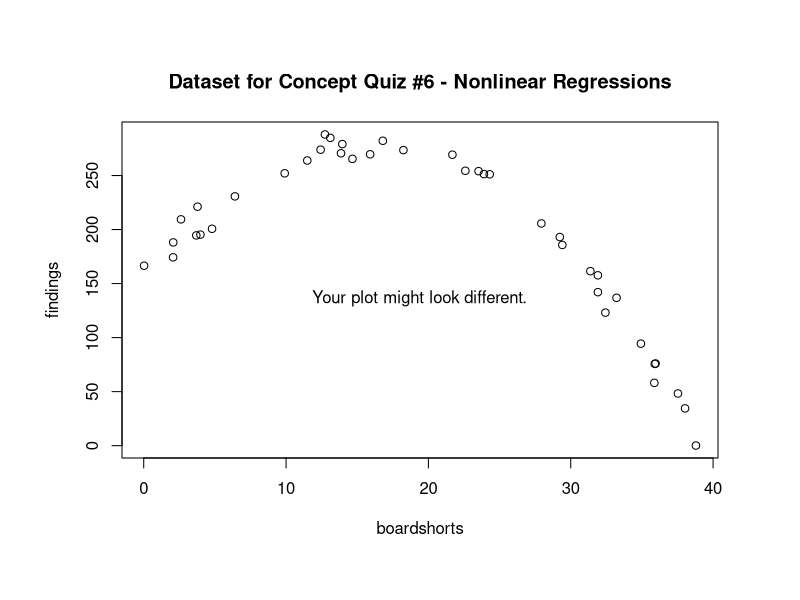
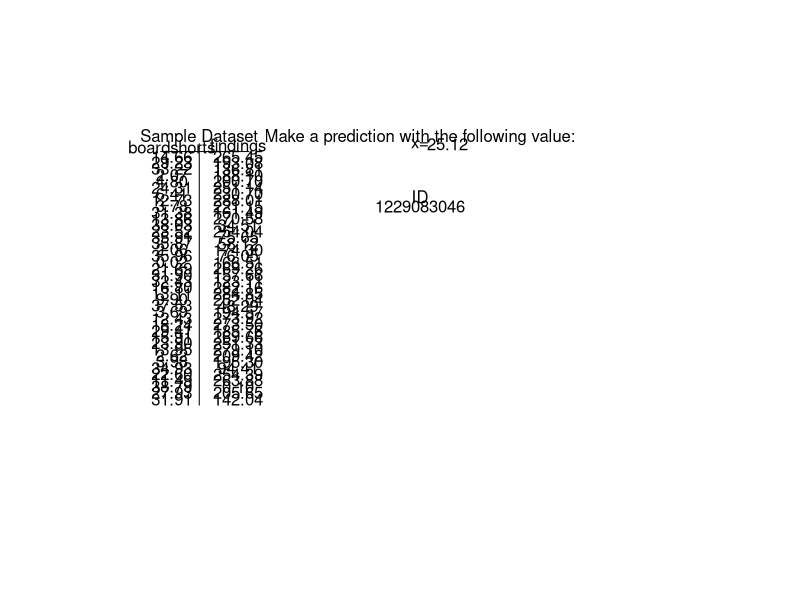
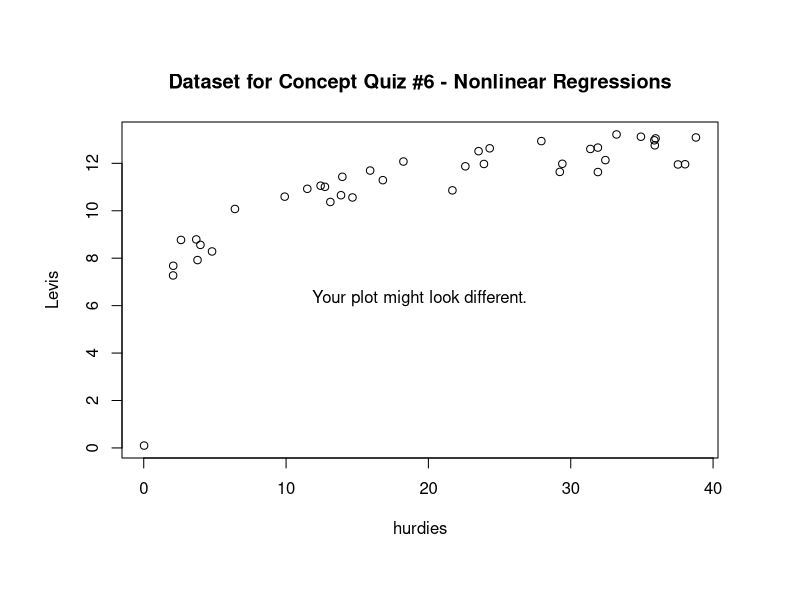
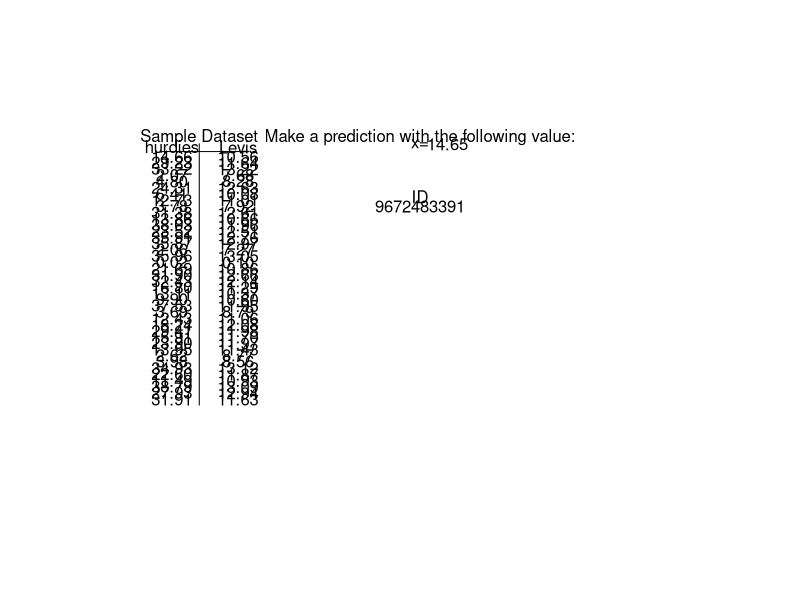
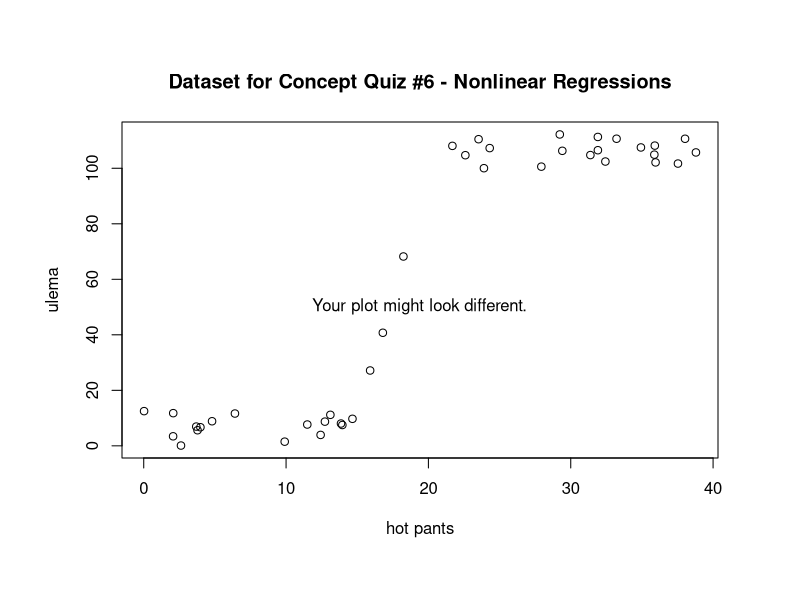
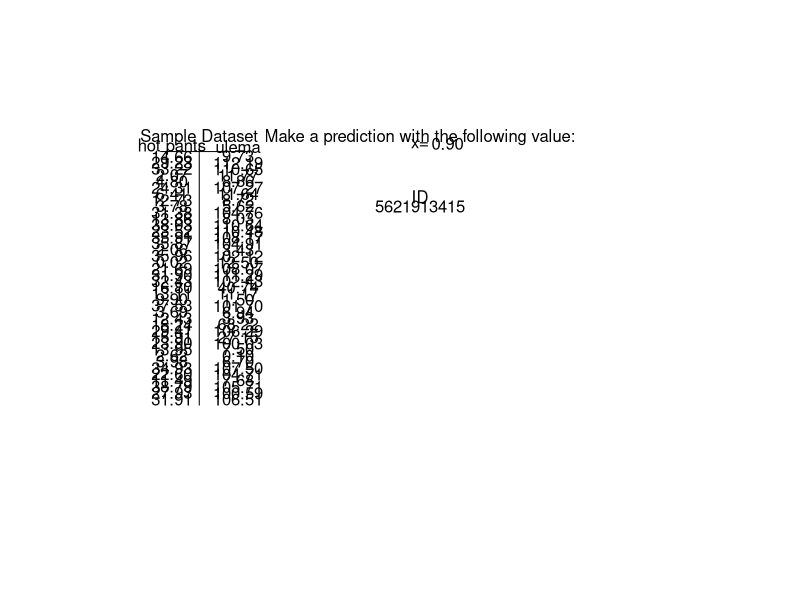
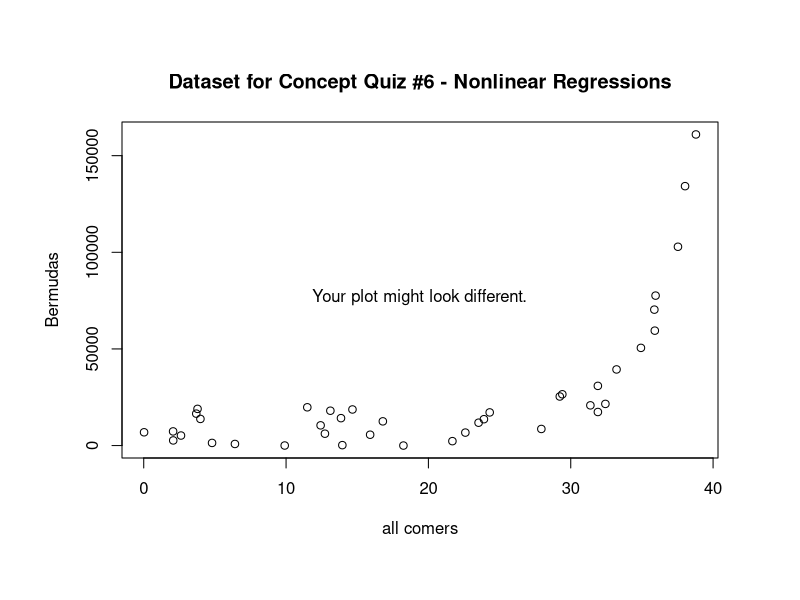
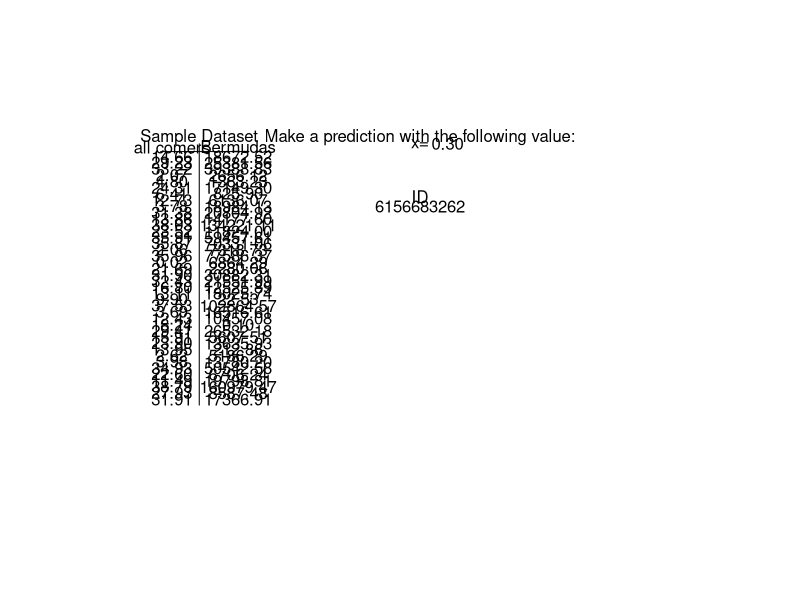

Write the R code that produced these figures, in order.
## Designed to make random datasets for students to use in class assignments.

n <- 40
r <- 40
x <- runif(n,min=0.01,max=r)
nouns <- read.csv(file='nouns.csv')
print(head(nouns))

pdf(file="test.pdf",width=8.5,height=11,paper='special')
for (i in 1:52){
funcType <- sample(2:5,1)
id <- sample(1000000000:9999999999,1)
pt <- sample(35:1200,1)
xlabel <- nouns[pt,1]
pt <- sample(35:1200,1)
ylabel <- nouns[pt,1]
### Function Types
if (funcType == 1){
 ## Cubic
	a <- -0.00729167
	b <- 0.195833
  	y <- a*(x-10)*(x-10)*(x-10)+b*(x-10)*(x-10)
} else if (funcType == 2){
 ## Logistic
  	mid <- runif(1,r/4,3*r/4)
	top <- runif(1,r/5,3*r)
  	c <- runif(1,-1,-.5)
  	y <- top/(1+exp(c*(x-mid)))
} else if (funcType == 3){
 ## Quadratic
  	d <- runif(1,-.9,-.1)
	mid <- runif(1,r/3,2*r/3)
  	y <- d*(x-mid)*(x-mid)+r/2
} else if (funcType == 4){
 ## Exponential
  	b <- runif(1,0.1,0.9)
	y <- b*exp(x/3)
} else if (funcType == 5){
 ## Logarithmic
	a <- runif(1,1,2)
	b <- runif(1,3,8)
	c <- runif(1,5,15)
	y <- a*log(b*x)+c
}
range = max(y)-min(y)
err = range/15
for(i in 1:length(y)){
	y[i] <- y[i]+runif(1,min=-err,max=err)
}
y <- y - min(y)+.1
export <- cbind(x,y)
#print(export)

#This is oudated and/or misplaced. But I'm scared to delete, just yet.
#write.csv(export,'export.csv',row.names=FALSE)
#pdf(file="test.pdf",width=8.5,height=11,paper='special')

	par(oma=c(2,2,2,2))
	plot(x,y,main="Dataset for Concept Quiz #6 - Nonlinear Regressions",xlab=xlabel,ylab=ylabel)
	## g <- nls(y ~ a + ((b - a)/(1 + exp(-c * (x - d)))), start = list(a = min(y), 
    ## b = max(y), c = 1, d = round(median(x))), trace = TRUE)
	text((max(x)-min(x))/2,range/2,"Your plot might look different.")
	plot.new()
	text(.05,.96,xlabel)
	text(.17,.96,ylabel)
	text(.1,.99,"Sample Dataset")
	for (i in 1:length(x)){
		text(.05,.95-.02*i,format(round(x[i],2),nsmall=2))
		text(.17,.95-.02*i,format(round(y[i],2),nsmall=2))
	}
	segments(.03,.945,.19,.945)
	segments(.1,.95+.02,.1,.95-.02*length(x)-.02)
	text(.5,.99,"Make a prediction with the following value:")
	text(.5,.97,"x=")
	text(.55,.97,format(round(runif(1,0.1,r),2),nsmall=2))
	text(.5,.8,"ID")
	text(.5,.77,id)
}
dev.off()